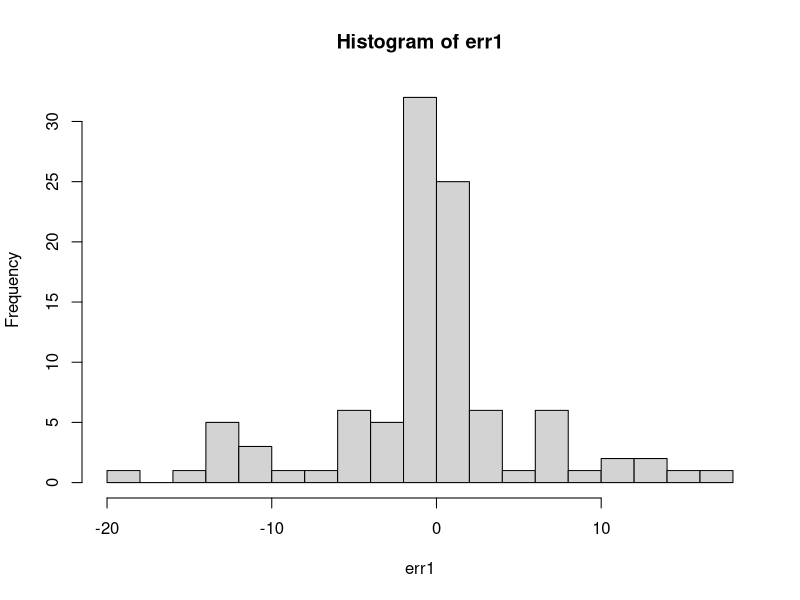
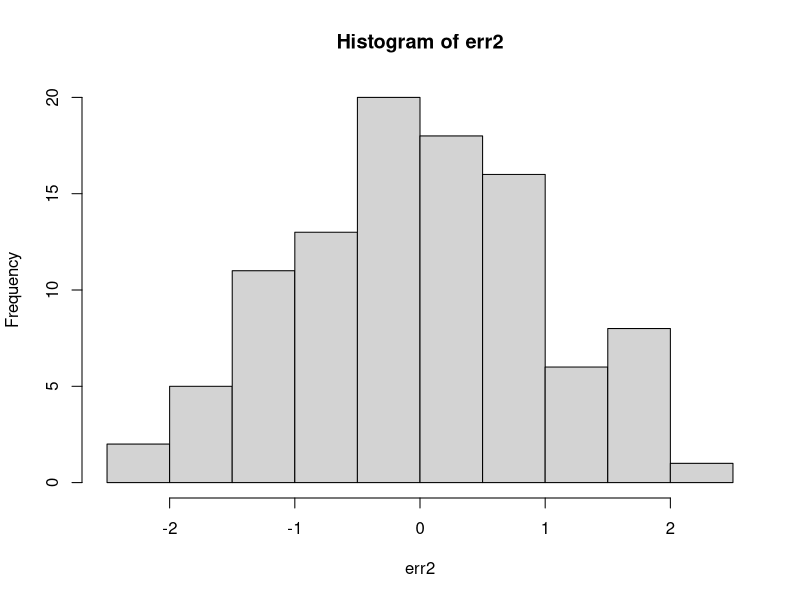

Recreate these plots in R, in order. (Note: this script raises an error after producing the figures.)
# Programming can help to improve understanding

## generate a regressor
x <- rep(c(-1,1), 50)
## generate heteroskedastic and homoskedastic disturbances
err1 <- rnorm(100, sd=rep(c(1,10), 50))
err2 <- rnorm(100)

# whatch the labels of the axes !
hist(err1,breaks=15)
hist(err2,breaks=15)


## generate a linear relationship
y1 <- 1 + x + err1
y2 <- 1 + x + err2
## perform Breusch-Pagan test
bptest(y1 ~ x)
bptest(y2 ~ x)









